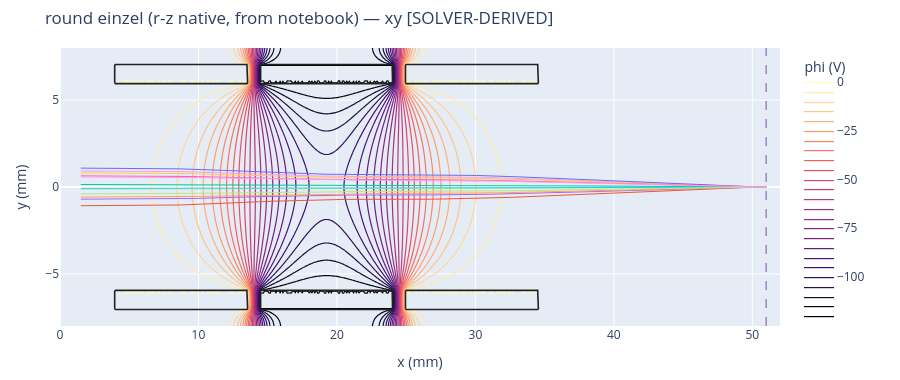

The code cell stored with this chart in its notebook:
### Markdown cell above
The trajectory overlay uses the same renderer. The fate sentences ride on
the figure as notes, and the declared exit plane is the dashed line the
paths terminate on — the picture states where and why the flights ended.

### Code cell
scene = scene_from_simspec(spec, model, field="phi",
                           trajs=trajectories, fates=fates)
interactive_panel(scene, "xy", colorscale=COLORMAP,
                  figsize=FIGSIZE)
# hover a path near x = 51 to read the exit spot

### Figure 1 — Plotly figure (JSON) as saved in the notebook; plotly's stock layout.template omitted (floating-point values rounded to 4 significant figures; data arrays with more than 128 entries replaced by an {"elided": "..."} marker saying what was removed)
{"data": [{"colorbar": {"title": {"text": "phi (V)"}}, "colorscale": [[0, "#000004"], [0.1111, "#180f3d"], [0.2222, "#440f76"], [0.3333, "#721f81"], [0.4444, "#9e2f7f"], [0.5556, "#cd4071"], [0.6667, "#f1605d"], [0.7778, "#fd9668"], [0.8889, "#feca8d"], [1, "#fcfdbf"]], "contours": {"coloring": "lines"}, "hoverinfo": "x+y+z", "line": {"width": 1.2}, "ncontours": 26, "type": "contour", "x": {"elided": "521 float values"}, "y": {"elided": "161 float values"}, "z": {"elided": "161x521 float values"}}, {"hoverinfo": "text", "hovertext": "entrance [GND]", "line": {"color": "#222222", "width": 1.6}, "mode": "lines", "name": "entrance [GND]", "showlegend": false, "type": "scatter", "x": {"elided": "216 float values"}, "y": {"elided": "216 float values"}}, {"hoverinfo": "text", "hovertext": "entrance [GND]", "line": {"color": "#222222", "width": 1.6}, "mode": "lines", "name": "entrance [GND]", "showlegend": false, "type": "scatter", "x": {"elided": "216 float values"}, "y": {"elided": "216 float values"}}, {"hoverinfo": "text", "hovertext": "lens [DC -120V]", "line": {"color": "#222222", "width": 1.6}, "mode": "lines", "name": "lens [DC -120V]", "showlegend": false, "type": "scatter", "x": {"elided": "216 float values"}, "y": {"elided": "216 float values"}}, {"hoverinfo": "text", "hovertext": "lens [DC -120V]", "line": {"color": "#222222", "width": 1.6}, "mode": "lines", "name": "lens [DC -120V]", "showlegend": false, "type": "scatter", "x": {"elided": "216 float values"}, "y": {"elided": "216 float values"}}, {"hoverinfo": "text", "hovertext": "exit [GND]", "line": {"color": "#222222", "width": 1.6}, "mode": "lines", "name": "exit [GND]", "showlegend": false, "type": "scatter", "x": {"elided": "216 float values"}, "y": {"elided": "216 float values"}}, {"hoverinfo": "text", "hovertext": "exit [GND]", "line": {"color": "#222222", "width": 1.6}, "mode": "lines", "name": "exit [GND]", "showlegend": false, "type": "scatter", "x": {"elided": "216 float values"}, "y": {"elided": "216 float values"}}, {"line": {"width": 1}, "mode": "lines", "name": "ions[0]", "showlegend": false, "type": "scatter", "x": {"elided": "1098 float values"}, "y": {"elided": "1098 float values"}}, {"line": {"width": 1}, "mode": "lines", "name": "ions[1]", "showlegend": false, "type": "scatter", "x": {"elided": "1098 float values"}, "y": {"elided": "1098 float values"}}, {"line": {"width": 1}, "mode": "lines", "name": "ions[2]", "showlegend": false, "type": "scatter", "x": {"elided": "1098 float values"}, "y": {"elided": "1098 float values"}}, {"line": {"width": 1}, "mode": "lines", "name": "ions[3]", "showlegend": false, "type": "scatter", "x": {"elided": "1098 float values"}, "y": {"elided": "1098 float values"}}, {"line": {"width": 1}, "mode": "lines", "name": "ions[4]", "showlegend": false, "type": "scatter", "x": {"elided": "1098 float values"}, "y": {"elided": "1098 float values"}}, {"line": {"width": 1}, "mode": "lines", "name": "ions[5]", "showlegend": false, "type": "scatter", "x": {"elided": "1098 float values"}, "y": {"elided": "1098 float values"}}, {"line": {"width": 1}, "mode": "lines", "name": "ions[6]", "showlegend": false, "type": "scatter", "x": {"elided": "1098 float values"}, "y": {"elided": "1098 float values"}}, {"line": {"width": 1}, "mode": "lines", "name": "ions[7]", "showlegend": false, "type": "scatter", "x": {"elided": "1098 float values"}, "y": {"elided": "1098 float values"}}, {"line": {"width": 1}, "mode": "lines", "name": "ions[8]", "showlegend": false, "type": "scatter", "x": {"elided": "1098 float values"}, "y": {"elided": "1098 float values"}}, {"line": {"width": 1}, "mode": "lines", "name": "ions[9]", "showlegend": false, "type": "scatter", "x": {"elided": "1098 float values"}, "y": {"elided": "1098 float values"}}, {"line": {"width": 1}, "mode": "lines", "name": "ions[10]", "showlegend": false, "type": "scatter", "x": {"elided": "1098 float values"}, "y": {"elided": "1098 float values"}}, {"line": {"width": 1}, "mode": "lines", "name": "ions[11]", "showlegend": false, "type": "scatter", "x": {"elided": "1098 float values"}, "y": {"elided": "1098 float values"}}, {"hoverinfo": "skip", "marker": {"opacity": 0, "size": 1}, "mode": "markers", "name": "_extent_anchor", "showlegend": false, "type": "scatter", "x": [0, 52], "y": [-8, 8]}], "layout": {"dragmode": "zoom", "height": 380, "margin": {"b": 50, "l": 60, "r": 120, "t": 48}, "shapes": [{"line": {"color": "#9467bd", "dash": "dash", "width": 1.2}, "type": "line", "x0": 51, "x1": 51, "xref": "x", "y0": 0, "y1": 1, "yref": "y domain"}], "title": {"text": "round einzel (r-z native, from notebook) — xy [SOLVER-DERIVED]"}, "uirevision": "keep", "width": 900, "xaxis": {"autorange": false, "range": [0, 52], "title": {"text": "x (mm)"}}, "yaxis": {"autorange": false, "range": [-8, 8], "title": {"text": "y (mm)"}}}}
